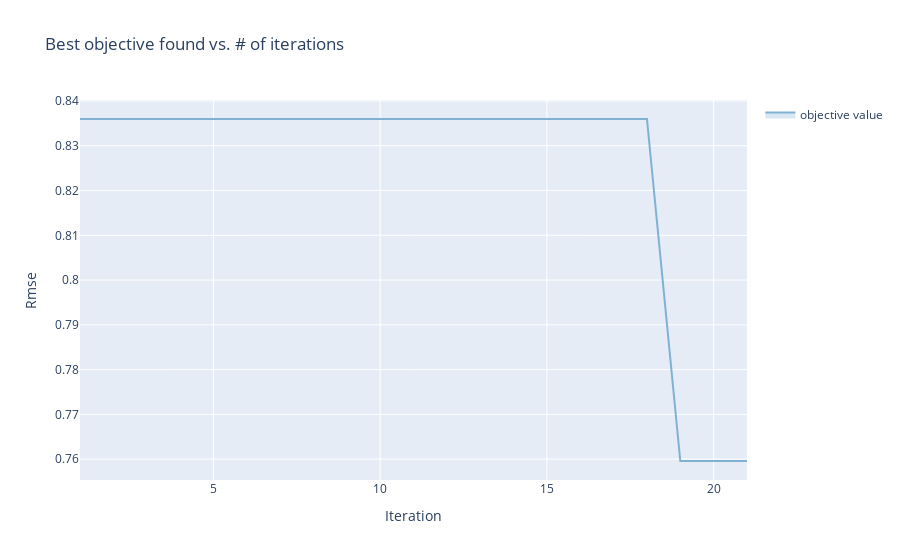

Here is the notebook cell this chart was saved with:
### Code cell
render(
    ax_client.get_optimization_trace()
)

### Figure 1 — Plotly figure (JSON) as saved in the notebook; plotly's stock layout.template omitted (floating-point values rounded to 4 significant figures)
{"data": [{"hoverinfo": "none", "legendgroup": "", "line": {"width": 0}, "mode": "lines", "showlegend": false, "type": "scatter", "x": [1, 2, 3, 4, 5, 6, 7, 8, 9, 10, 11, 12, 13, 14, 15, 16, 17, 18, 19, 20, 21], "y": [0.836, 0.836, 0.836, 0.836, 0.836, 0.836, 0.836, 0.836, 0.836, 0.836, 0.836, 0.836, 0.836, 0.836, 0.836, 0.836, 0.836, 0.836, 0.7596, 0.7596, 0.7596]}, {"fill": "tonexty", "fillcolor": "rgba(128,177,211,0.3)", "legendgroup": "objective value", "line": {"color": "rgba(128,177,211,1)"}, "mode": "lines", "name": "objective value", "text": ["<br><em>Parameterization:</em><br>hidden_nodes: 60<br>n_conv_layers: 4<br>n_hidden_layers: 2<br>learning_rate: 0.01", "<br><em>Parameterization:</em><br>hidden_nodes: 91<br>n_conv_layers: 7<br>n_hidden_layers: 2<br>learning_rate: 2.3231690891124247e-05", "<br><em>Parameterization:</em><br>hidden_nodes: 44<br>n_conv_layers: 2<br>n_hidden_layers: 7<br>learning_rate: 0.006523003836042665", "<br><em>Parameterization:</em><br>hidden_nodes: 12<br>n_conv_layers: 9<br>n_hidden_layers: 5<br>learning_rate: 0.0005980963325104792", "<br><em>Parameterization:</em><br>hidden_nodes: 56<br>n_conv_layers: 5<br>n_hidden_layers: 9<br>learning_rate: 0.019645051523779617", "<br><em>Parameterization:</em><br>hidden_nodes: 72<br>n_conv_layers: 9<br>n_hidden_layers: 7<br>learning_rate: 0.05805001079871297", "<br><em>Parameterization:</em><br>hidden_nodes: 28<br>n_conv_layers: 4<br>n_hidden_layers: 1<br>learning_rate: 0.00020214789613597783", "<br><em>Parameterization:</em><br>hidden_nodes: 38<br>n_conv_layers: 6<br>n_hidden_layers: 9<br>learning_rate: 0.0022246035883851214", "<br><em>Parameterization:</em><br>hidden_nodes: 85<br>n_conv_layers: 2<br>n_hidden_layers: 3<br>learning_rate: 6.803353777123018e-05", "<br><em>Parameterization:</em><br>hidden_nodes: 58<br>n_conv_layers: 2<br>n_hidden_layers: 2<br>learning_rate: 0.0029791680936515396", "<br><em>Parameterization:</em><br>hidden_nodes: 48<br>n_conv_layers: 3<br>n_hidden_layers: 5<br>learning_rate: 0.001598084222130003", "<br><em>Parameterization:</em><br>hidden_nodes: 26<br>n_conv_layers: 1<br>n_hidden_layers: 9<br>learning_rate: 0.0033631773356791123", "<br><em>Parameterization:</em><br>hidden_nodes: 56<br>n_conv_layers: 4<br>n_hidden_layers: 1<br>learning_rate: 0.1", "<br><em>Parameterization:</em><br>hidden_nodes: 52<br>n_conv_layers: 2<br>n_hidden_layers: 1<br>learning_rate: 0.008360797996322089", "<br><em>Parameterization:</em><br>hidden_nodes: 93<br>n_conv_layers: 4<br>n_hidden_layers: 3<br>learning_rate: 0.005009973737308106", "<br><em>Parameterization:</em><br>hidden_nodes: 19<br>n_conv_layers: 4<br>n_hidden_layers: 3<br>learning_rate: 0.005434738368533545", "<br><em>Parameterization:</em><br>hidden_nodes: 61<br>n_conv_layers: 3<br>n_hidden_layers: 3<br>learning_rate: 0.005870777430228599", "<br><em>Parameterization:</em><br>hidden_nodes: 100<br>n_conv_layers: 2<br>n_hidden_layers: 4<br>learning_rate: 0.007524738477051597", "<br><em>Parameterization:</em><br>hidden_nodes: 88<br>n_conv_layers: 4<br>n_hidden_layers: 1<br>learning_rate: 0.005010844591158476", "<br><em>Parameterization:</em><br>hidden_nodes: 10<br>n_conv_layers: 3<br>n_hidden_layers: 1<br>learning_rate: 0.005381561702458957", "<br><em>Parameterization:</em><br>hidden_nodes: 100<br>n_conv_layers: 1<br>n_hidden_layers: 1<br>learning_rate: 0.0003546798485967013"], "type": "scatter", "x": [1, 2, 3, 4, 5, 6, 7, 8, 9, 10, 11, 12, 13, 14, 15, 16, 17, 18, 19, 20, 21], "y": [0.836, 0.836, 0.836, 0.836, 0.836, 0.836, 0.836, 0.836, 0.836, 0.836, 0.836, 0.836, 0.836, 0.836, 0.836, 0.836, 0.836, 0.836, 0.7596, 0.7596, 0.7596]}, {"fill": "tonexty", "fillcolor": "rgba(128,177,211,0.3)", "hoverinfo": "none", "legendgroup": "", "line": {"width": 0}, "mode": "lines", "showlegend": false, "type": "scatter", "x": [1, 2, 3, 4, 5, 6, 7, 8, 9, 10, 11, 12, 13, 14, 15, 16, 17, 18, 19, 20, 21], "y": [0.836, 0.836, 0.836, 0.836, 0.836, 0.836, 0.836, 0.836, 0.836, 0.836, 0.836, 0.836, 0.836, 0.836, 0.836, 0.836, 0.836, 0.836, 0.7596, 0.7596, 0.7596]}], "layout": {"showlegend": true, "title": {"text": "Best objective found vs. # of iterations"}, "xaxis": {"title": {"text": "Iteration"}}, "yaxis": {"title": {"text": "Rmse"}}}}
